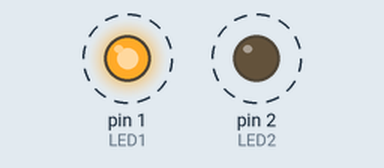
This sketch was run on a simulated Arduino Uno, built with avr-gcc and run on an emulated ATmega328P. Parts: output pins drawn as LEDs (lit = HIGH). Dashed ring = blinking.

Above: at 0.5 s.
Timing chart, 0 to 4.6 s (numbered marks = the images above):
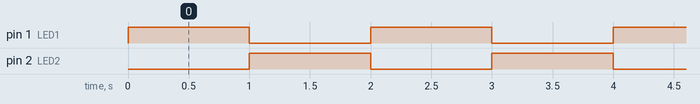

Measured:
- by itself, pin 1 (LED1), pin 2 (LED2): alternates HIGH for 1.0 s and LOW for 1.0 s

The sketch:

LED_DUPLO_PISCA.ino
```cpp
// C++ code
//
#define LED2 2
#define LED1 1
void setup()
{
  pinMode(LED1, OUTPUT);
  pinMode(LED2, OUTPUT);
}

void loop()
{
  digitalWrite(LED1, HIGH);
  digitalWrite(LED2, LOW);
  delay(1000); // Wait for 1000 millisecond(s)
  digitalWrite(LED2, HIGH);
  digitalWrite(LED1, LOW);
  delay(1000); // Wait for 1000 millisecond(s)
}
```
